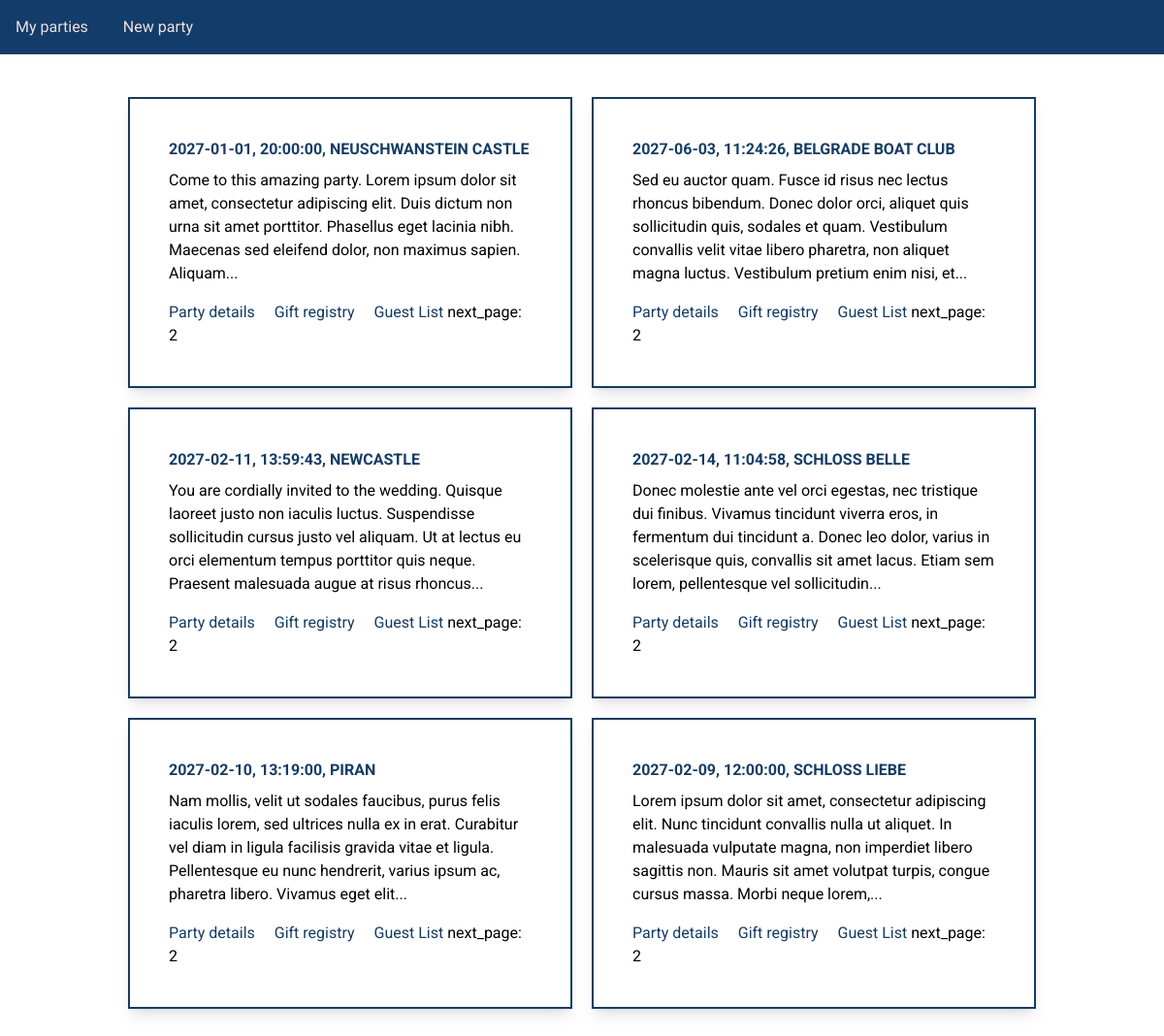
The page / on the database its author committed.
### party_app/models.py (models this page shows)
class PartyBase(SQLModel):
    party_date: date
    party_time: time
    invitation: str = Field(sa_column=Column(Text), min_length=10)
    venue: str = Field(sa_column=Column(String(100)))

class Party(PartyBase, table=True):
    uuid: UUID = Field(default_factory=uuid4, primary_key=True)
    gifts: List["Gift"] = Relationship(back_populates="party")
    guests: List["Guest"] = Relationship(back_populates="party")

### party_app/routes/party_list.py (the view)
@router.get("/", name="party_list_page", response_class=HTMLResponse)
def party_list_page(
    request: Request,
    templates: Templates,
    session: Session = Depends(get_session),
    page: int = Query(1, ge=1),
):
    today = date.today()
    num_all_parties = session.exec(
        select(func.count(Party.uuid)).where(Party.party_date >= today)
    ).one()
    offset = (page - 1) * _PAGE_SIZE
    parties = session.exec(
        select(Party).where(Party.party_date >= today).offset(offset).limit(_PAGE_SIZE)
    ).all()
    next_page = page + 1 if (offset + _PAGE_SIZE) <= num_all_parties else None
    htmx_request = request.headers.get("HX-Request", None)
    if htmx_request:
        template_name = "party_list/partial_party_list.html"
    else:
        template_name = "party_list/page_party_list.html"
    return templates.TemplateResponse(
        request=request,
        name=template_name,
        context={"parties": parties, "next_page": next_page},
    )

### party_app/templates/party_list/page_party_list.html
{% extends 'base.html' %}
{% block content %}
<div class="container mx-auto p-6 grid grid-cols-2 gap-5" id="parties-list">
    {% include 'party_list/partial_party_list.html' %}
</div>
{% endblock %}

### party_app/templates/party_list/partial_party_list.html
{% if not parties and pages == 1 %}
<div class="col-span-2 text-center bg-sky-200 border border-custom-red text-custom-red p-5 py-3 rounded" role="alert">
    <p class="mt-3">You currently have no parties</p>
</div>
{% else %}
{% for party in parties %}
{% if loop.last and next_page %}
<div class="border-2 p-10 border-custom-blue bg-white shadow-lg" hx-target="this" hx-get="?page={{ next_page }}"
    hx-swap="afterend" hx-trigger="revealed">
    {% else %}
    <div class="border-2 p-10 border-custom-blue bg-white shadow-lg">
        {% endif %}
        <h2 class="mb-2 font-bold text-2x1 text-custom-blue uppercase">{{party.party_date}}, {{party.party_time}},
            {{party.venue}}</h2>
        <div>
            {{ party.invitation|truncate(250) }}
        </div>
        <div class="mt-4">
            <a href="{{ url_for('party_detail_page', party_id=party.uuid) }}"
                class="text-custom-blue hover:text-custom-red mr-4">Party details</a>
            <a href="{{ url_for('gift_registry_page', party_id=party.uuid) }}"
                class="text-custom-blue hover:text-custom-red mr-4" data-cy="gift-registry-link">Gift registry</a>
            <a href="{{ url_for('guest_list_page', party_id=party.uuid) }}"
                class="text-custom-blue hover:text-custom-red">Guest List</a>
            <a>next_page: {{next_page}}</a>
        </div>
    </div>
    {% endfor %}
    {% endif %}

### rows shown on the page
Party: party_date "2027-01-01", party_time "20:00:00", venue "NEUSCHWANSTEIN CASTLE", invitation "Come to this amazing party. Lorem ipsum dolor sit amet, consectetur adipiscing elit. Duis dictum non urna sit amet porttitor. Phasellus eget lacinia nibh. Maecenas sed eleifend dolor, non maximus sapien. Aliquam...", next_page "2"
Party: party_date "2027-06-03", party_time "11:24:26", venue "BELGRADE BOAT CLUB", invitation "Sed eu auctor quam. Fusce id risus nec lectus rhoncus bibendum. Donec dolor orci, aliquet quis sollicitudin quis, sodales et quam. Vestibulum convallis velit vitae libero pharetra, non aliquet magna luctus. Vestibulum pretium enim nisi, et...", next_page "2"
Party: party_date "2027-02-11", party_time "13:59:43", venue "NEWCASTLE", invitation "You are cordially invited to the wedding. Quisque laoreet justo non iaculis luctus. Suspendisse sollicitudin cursus justo vel aliquam. Ut at lectus eu orci elementum tempus porttitor quis neque. Praesent malesuada augue at risus rhoncus...", next_page "2"
Party: party_date "2027-02-14", party_time "11:04:58", venue "SCHLOSS BELLE", invitation "Donec molestie ante vel orci egestas, nec tristique dui finibus. Vivamus tincidunt viverra eros, in fermentum dui tincidunt a. Donec leo dolor, varius in scelerisque quis, convallis sit amet lacus. Etiam sem lorem, pellentesque vel sollicitudin...", next_page "2"
Party: party_date "2027-02-10", party_time "13:19:00", venue "PIRAN", invitation "Nam mollis, velit ut sodales faucibus, purus felis iaculis lorem, sed ultrices nulla ex in erat. Curabitur vel diam in ligula facilisis gravida vitae et ligula. Pellentesque eu nunc hendrerit, varius ipsum ac, pharetra libero. Vivamus eget elit...", next_page "2"
Party: party_date "2027-02-09", party_time "12:00:00", venue "SCHLOSS LIEBE", invitation "Lorem ipsum dolor sit amet, consectetur adipiscing elit. Nunc tincidunt convallis nulla ut aliquet. In malesuada vulputate magna, non imperdiet libero sagittis non. Mauris sit amet volutpat turpis, congue cursus massa. Morbi neque lorem,...", next_page "2"
